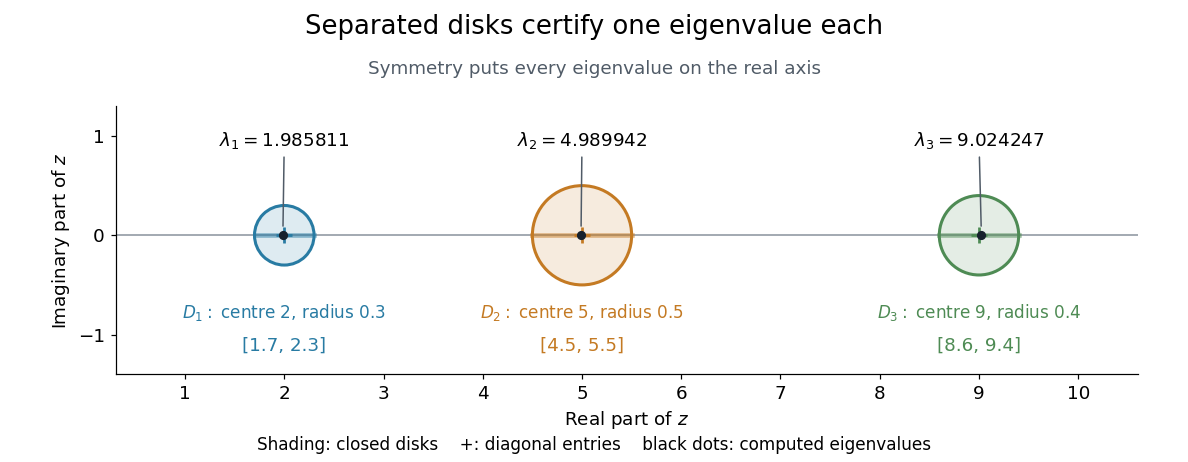

The Python source for this figure:
"""Plot separated Gershgorin disks and the independently computed eigenvalues.

Tested with Python 3.14.4, NumPy 2.3.5, Matplotlib 3.10.7.
Write an opaque white PNG with this script's basename to the working directory.
"""

from pathlib import Path

import matplotlib.pyplot as plt
from matplotlib.patches import Circle
import numpy as np


def main():
    matrix = np.array([[2., .2, .1], [.2, 5., .3], [.1, .3, 9.]])
    centers = np.diag(matrix)
    radii = np.sum(np.abs(matrix), axis=1) - np.abs(centers)
    eigenvalues = np.linalg.eigvalsh(matrix)
    colors = ['#287ba3', '#c47a23', '#4e8b54']

    assert np.allclose(radii, [.3, .5, .4])
    for i in range(3):
        assert np.count_nonzero(np.abs(eigenvalues - centers[i]) <= radii[i]) == 1
        for j in range(i):
            assert abs(centers[i] - centers[j]) > radii[i] + radii[j]

    plt.rcParams.update({'font.size': 12})
    fig, ax = plt.subplots(figsize=(10.8, 4.2), dpi=110, facecolor='white')
    fig.subplots_adjust(left=.085, right=.97, bottom=.19, top=.77)
    ax.axhline(0, color='#89929d', linewidth=1, zorder=0)
    for i, (center, radius, value, color) in enumerate(
            zip(centers, radii, eigenvalues, colors), start=1):
        ax.add_patch(Circle((center, 0), radius, facecolor=color,
                            edgecolor='none', alpha=.15))
        ax.add_patch(Circle((center, 0), radius, fill=False,
                            edgecolor=color, linewidth=2))
        ax.plot([center - radius, center + radius], [0, 0],
                color=color, linewidth=3, alpha=.5)
        ax.scatter([center], [0], marker='+', s=110, color=color,
                   linewidth=1.8, zorder=4)
        ax.scatter([value], [0], s=25, color='#17212d', zorder=5)
        ax.annotate(f'$\\lambda_{i}={value:.6f}$', xy=(value, 0),
                    xytext=(center, .90), ha='center', fontsize=12,
                    arrowprops={'arrowstyle': '-', 'color': '#505b67',
                                'shrinkB': 6})
        ax.text(center, -.83, f'$D_{i}:$ centre {center:g}, radius {radius:g}',
                color=color, ha='center', fontsize=11)
        ax.text(center, -1.16,
                f'[{center - radius:g}, {center + radius:g}]',
                color=color, ha='center', fontsize=12)
    ax.set(xlim=(.3, 10.6), ylim=(-1.4, 1.3),
           xlabel=r'Real part of $z$', ylabel=r'Imaginary part of $z$')
    ax.set_aspect('equal', adjustable='box')
    ax.set_xticks([1, 2, 3, 4, 5, 6, 7, 8, 9, 10])
    ax.set_yticks([-1, 0, 1])
    ax.spines[['top', 'right']].set_visible(False)
    fig.suptitle('Separated disks certify one eigenvalue each', fontsize=17, y=.97)
    fig.text(.5, .84, 'Symmetry puts every eigenvalue on the real axis',
             ha='center', fontsize=12, color='#505b67')
    fig.text(.5, .025, 'Shading: closed disks    +: diagonal entries    '
             'black dots: computed eigenvalues', ha='center', fontsize=11)
    fig.savefig(Path.cwd() / (Path(__file__).stem + '.png'),
                facecolor='white', transparent=False)
    plt.close(fig)


if __name__ == '__main__':
    main()
